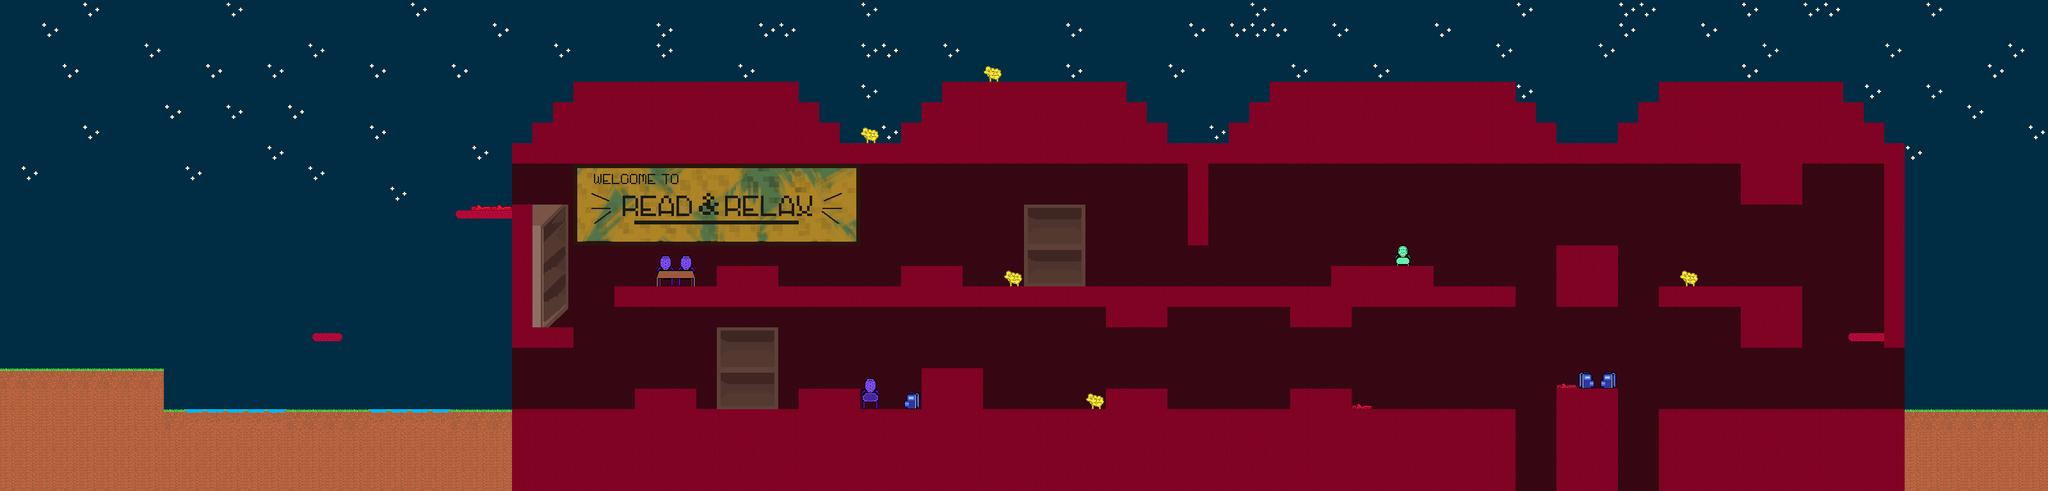

This game map was drawn from its Tiled (.tmx) file and the tilesets committed beside it. A one-line description and the trimmed map source follow:
An orthogonal 100x24 tile map with 32x32 px tiles, 7 tile layers (Sky, LooseBricks, SwemInterior, Main Ground, ...), 5 tilesets and 35 objects (29x EnemySpawn, 4x Powerup, Spawn, Endpoint).

<map version="1.10" tiledversion="1.11.2" orientation="orthogonal" renderorder="right-down" width="100" height="24" tilewidth="32" tileheight="32" infinite="0" nextlayerid="11" nextobjectid="36">
 <tileset firstgid="1" source="tilesheet.tsx" />
 <tileset firstgid="25" source="largetilesheet.tsx" />
 <tileset firstgid="40" source="swem_stuff.tsx" />
 <tileset firstgid="49" source="readandrelax.tsx" />
 <tileset firstgid="105" source="bookshelf.tsx" />
 <layer id="2" name="Sky" width="100" height="24">
  <data>[2400 cells, 2398 non-empty, 2 distinct tile ids]</data>
 </layer>
 <layer id="6" name="LooseBricks" width="100" height="24">
  <data>[2400 cells, 4 non-empty, 2 distinct tile ids]</data>
 </layer>
 <layer id="5" name="SwemInterior" width="100" height="24">
  <data>[2400 cells, 1078 non-empty, 1 distinct tile ids]</data>
 </layer>
 <layer id="1" name="Main Ground" width="100" height="24">
  <data>[2400 cells, 776 non-empty, 8 distinct tile ids]</data>
 </layer>
 <layer id="9" name="Chairs and Bookshelves" width="100" height="24">
  <data>[2400 cells, 48 non-empty, 30 distinct tile ids]</data>
 </layer>
 <objectgroup id="10" name="Powerups">
  <object id="35" name="coffee-1" type="Powerup" x="1440" y="384" width="32" height="32" />
 </objectgroup>
 <layer id="7" name="Tables" width="100" height="24">
  <data>[2400 cells, 7 non-empty, 4 distinct tile ids]</data>
 </layer>
 <layer id="8" name="ReadandRelax" width="100" height="24" opacity="0.6">
  <data>[2400 cells, 56 non-empty, 56 distinct tile ids]</data>
 </layer>
 <objectgroup id="4" name="Enemies">
  <object id="3" name="Enemy1" type="EnemySpawn" x="677.5" y="606.5" width="32" height="32">
   <properties>
    <property name="trackEnd" type="float" value="780" />
    <property name="trackStart" type="float" value="280" />
   </properties>
  </object>
  <object id="4" name="Enemy1" type="EnemySpawn" x="714.5" y="606" width="32" height="32">
   <properties>
    <property name="trackEnd" type="float" value="780" />
    <property name="trackStart" type="float" value="280" />
   </properties>
  </object>
  <object id="5" name="Enemy1" type="EnemySpawn" x="639" y="606" width="32" height="32">
   <properties>
    <property name="trackEnd" type="float" value="780" />
    <property name="trackStart" type="float" value="280" />
   </properties>
  </object>
  <object id="6" name="Enemy1" type="EnemySpawn" x="600.5" y="606" width="32" height="32">
   <properties>
    <property name="trackEnd" type="float" value="780" />
    <property name="trackStart" type="float" value="280" />
   </properties>
  </object>
  <object id="7" name="Enemy1" type="EnemySpawn" x="561" y="605.5" width="32" height="32">
   <properties>
    <property name="trackEnd" type="float" value="780" />
    <property name="trackStart" type="float" value="280" />
   </properties>
  </object>
  <object id="8" name="Enemy2" type="EnemySpawn" x="1200" y="606.667" width="32" height="32">
   <properties>
    <property name="trackEnd" type="float" value="1240" />
    <property name="trackStart" type="float" value="1096" />
   </properties>
  </object>
  <object id="9" name="Enemy2" type="EnemySpawn" x="1116.67" y="606.667" width="32" height="32">
   <properties>
    <property name="trackEnd" type="float" value="1240" />
    <property name="trackStart" type="float" value="1096" />
   </properties>
  </object>
  <object id="10" name="Enemy3" type="EnemySpawn" x="1498.67" y="544" width="32" height="32">
   <properties>
    <property name="shoots" type="bool" value="true" />
    <property name="trackEnd" type="float" value="1530" />
    <property name="trackStart" type="float" value="1450" />
   </properties>
  </object>
  <object id="11" name="Enemy3" type="EnemySpawn" x="1782" y="574" width="32" height="32">
   <properties>
    <property name="trackEnd" type="float" value="1810" />
    <property name="trackStart" type="float" value="1730" />
   </properties>
  </object>
  <object id="12" name="Enemy3" type="EnemySpawn" x="2317.33" y="607.333" width="32" height="32">
   <properties>
    <property name="trackEnd" type="float" value="2360" />
    <property name="trackStart" type="float" value="2120" />
   </properties>
  </object>
  <object id="13" name="Enemy3" type="EnemySpawn" x="1952" y="596" width="32" height="32">
   <properties>
    <property name="shoots" type="bool" value="true" />
    <property name="trackEnd" type="float" value="2000" />
    <property name="trackStart" type="float" value="1840" />
   </properties>
  </object>
  </objectgroup>
 <objectgroup id="3" name="Spawns">
  <!-- 2 objects omitted --></objectgroup>
</map>
<!-- 23 of 35 objects omitted -->
